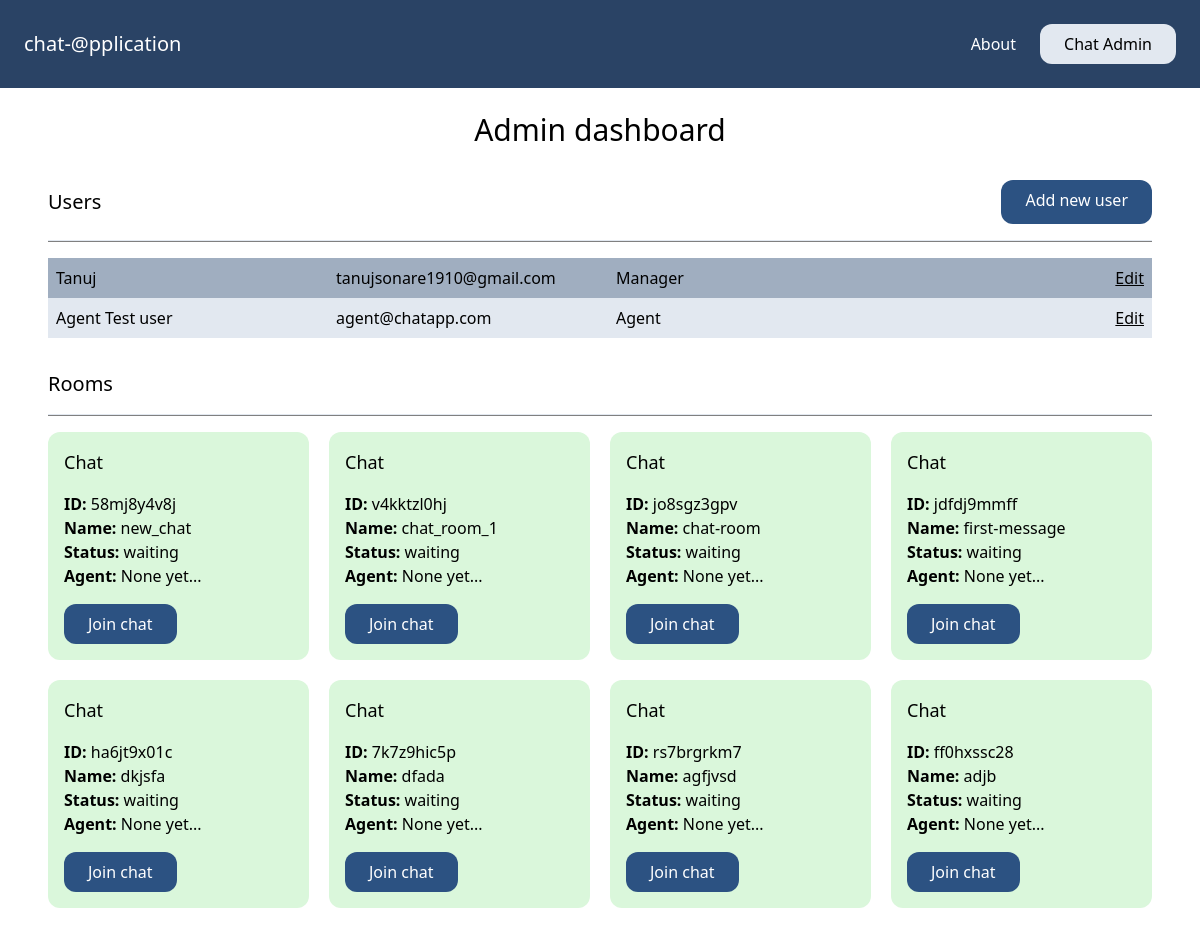
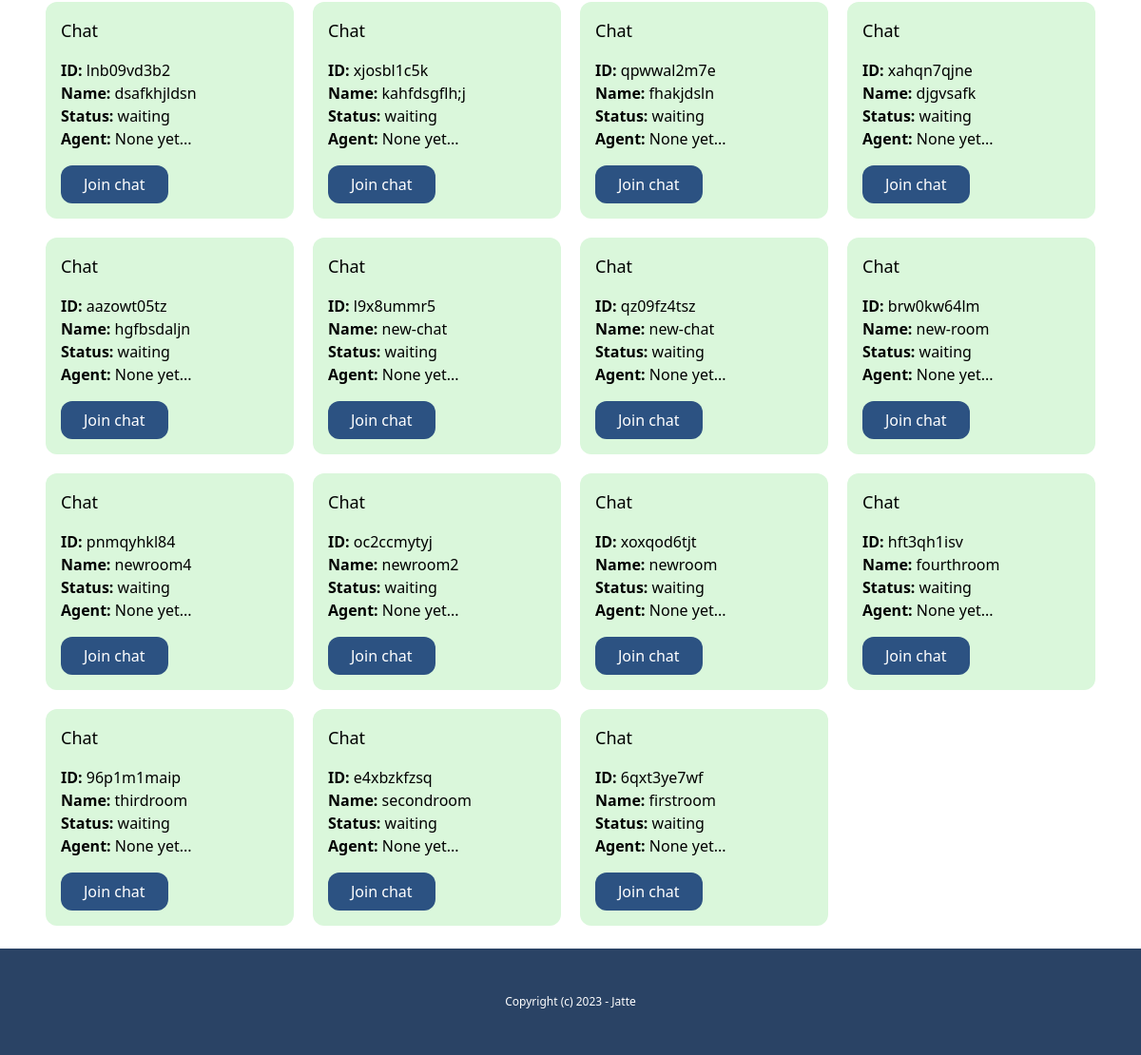
The page /admin-dashboard (signed in) on the database as committed earlier (2 pictures, top to bottom).
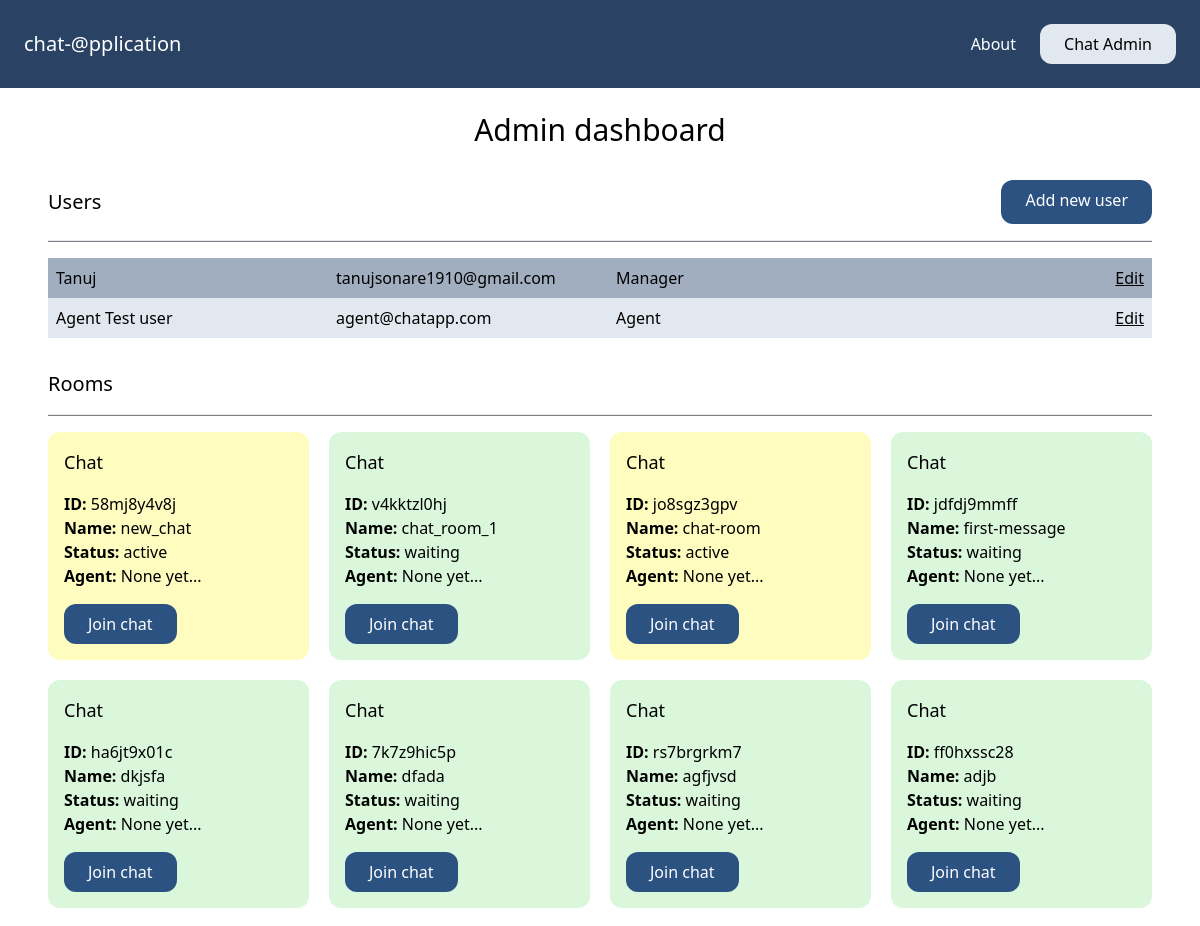
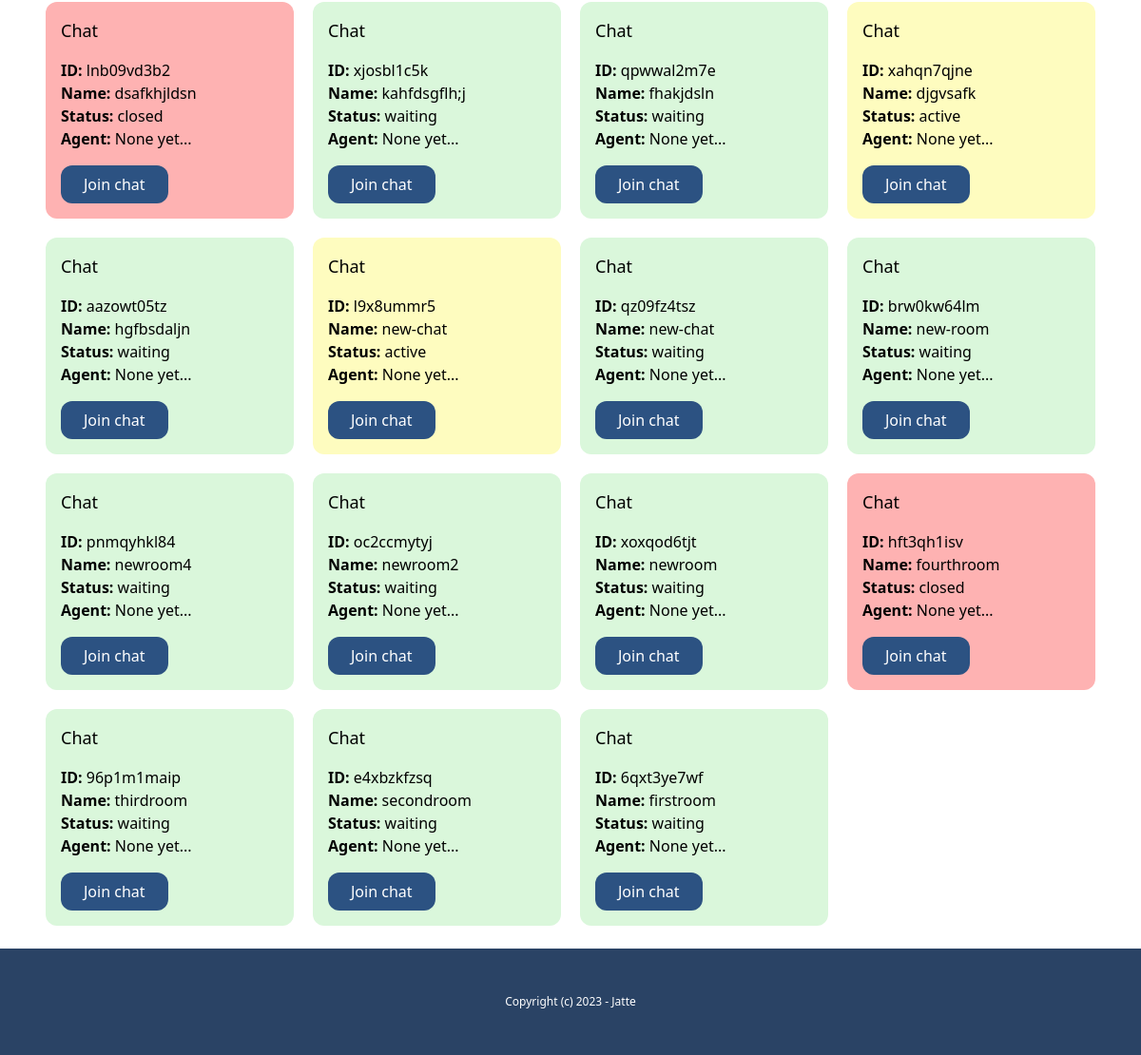
The same page on the database as committed later (2 pictures, top to bottom).
### account/models.py (models this page shows)
class User(AbstractBaseUser, PermissionsMixin):
    AGENT = 'agent'
    MANAGER = 'manager'
    ROLES_CHOICES = (
        (AGENT, 'Agent'),
        (MANAGER, 'Manager'),
    )
    id = models.UUIDField(primary_key=True, default=uuid.uuid4, editable=False)
    email = models.EmailField(unique=True)
    name = models.CharField(max_length=255, blank=True, default='')
    role = models.CharField(max_length=20, choices=ROLES_CHOICES, default=AGENT)
    is_active = models.BooleanField(default=True)
    is_superuser = models.BooleanField(default=False)
    is_staff = models.BooleanField(default=False)
    date_joined = models.DateTimeField(default=timezone.now)
    last_login = models.DateTimeField(blank=True, null=True)
    objects = CustomUserManager()
    USERNAME_FIELD = 'email'
    EMAIL_FIELD = 'email'
    REQUIRED_FIELDS = ['name']

### chat/models.py (models this page shows, shortened)
class Room(models.Model):
    WAITING = "waiting"
    ACTIVE = "active"
    CLOSED = "closed"
    CHOICES_STATUS = (
        (WAITING, "waiting"),
        (ACTIVE, "active"),
        (CLOSED, "closed"),
    )
    uuid = models.CharField(max_length=255)
    client = models.CharField(max_length=255)
    agent = models.ForeignKey(User, null=True, blank=True, related_name="rooms", on_delete=models.CASCADE)
    messages = models.ManyToManyField(Message, blank=True)
    url = models.CharField(max_length=255, blank=True, null=True)
    status = models.CharField(max_length=20, choices=CHOICES_STATUS, default=WAITING)
    created_at = models.DateTimeField(auto_now_add=True)
    class Meta:
        ordering = ("-created_at",)

### chat/views.py (the view)
# urls.py: path("admin-dashboard", views.admin_dashboard, name="admin_dashboard"),
@login_required
def admin_dashboard(request):
    try:
        if request.user.groups.first().name == "Manager":
            rooms = Room.objects.all()
            staff_users = User.objects.filter(is_staff=True)
            return render(request, "chat/admin_dashboard.html",{
                "rooms": rooms,
                "staff_users": staff_users
            })
    except:
        raise PermissionDenied

### chat/templates/chat/admin_dashboard.html (shortened to what this page needs)
{% extends "core/base.html" %}
{% load static %}
{% block content %}
    <di >
        <h1 class="text-3xl text-center">Admin dashboard</h1>
        <div class="mt-8">
            <div class="flex justify-between">
                <h2 class="text-xl py-2">Users</h2>
                <a href="#" class="inline-block py-2 px-6 bg-blue-800 text-white rounded-xl">Add new user</a>
            </div>
            <hr class="my-4">
            <div class="mt-4">
                {% for user in staff_users %}
                <div class="grid grid-cols-4 gap-4 py-2 {% cycle 'bg-gray-500' 'bg-gray-300' %}">
                    <p class="px-2">{{user.name}}</p>
                    <p class="px-2">{{user.email}}</p>
                    <p class="px-2">{{user.get_role_display}}</p>
                    <p class="px-2 text-right">
                        <a href="" class="underline">Edit</a>
                    </p>
                </div>
                {% endfor %}
            </div>
        </div>
        <div class="mt-8">
            <h1 class="text-xl mt-5">Rooms</h1>
            <hr class="my-4">
            <div class="grid grid-cols-4 gap-5">
                {% for room in rooms %}
                <div class="p-4 rounded-xl {% if room.status == 'waiting' %}card-waiting{% elif room.status == 'active' %}bg-yellow-200{% else %}bg-red-300{% endif %}">
                    <h3 class="mb-4 text-lg">Chat</h3>
                    <p>
                        <b>ID: </b>{{room.uuid}} <br>
                        <b>Name: </b>{{room.client}} <br>
                        <b>Status: </b>{{room.status}} <br>
                        <b>Agent: </b>{% firstof room.agent.name 'None yet...' %} <br>
                    </p>
                    <a href="{% url 'chat:room_details' room.uuid %}" class="mt-4 inline-block py-2 px-6 bg-blue-800 text-white rounded-xl">Join chat</a>
                </div>
                {% endfor %}
            </div>
        </div>
{% endblock content %}

### core/templates/core/base.html (shortened to what this page needs)
{% load static %}
<!doctype html>
<html>
    <head>
        <link rel="stylesheet" type="text/css" href="{% static 'css/main.min.css' %}">
        <link href="https://unpkg.com/tailwindcss@1.9.6/dist/tailwind.min.css" rel="stylesheet">
    </head>
    <body>
        <nav class="p-6 bg-blue-900 text-white flex justify-between items-center navbar">
            <a href="{% url 'core:index' %}" class="text-xl">chat-@pplication</a>
            <div class="flex items-end space-x-4">
                <a href="{% url 'core:about' %}" class="p-2">About</a>
                {% if request.user.groups.all.first.name == "Manager" %}
                    <a href="{% url 'chat:admin_dashboard' %}" class="inline-block p-2 px-6 bg-gray-300 text-black rounded-xl">Chat Admin</a>
                {% endif %}
            </div>
        </nav>
        <main class="max-w-6xl mx-auto p-6 content">
            {% block content %}
            {% endblock %}
        </main>
        <footer class="py-12 px-6 bg-blue-900 text-white text-center text-xs footer">
            <p>Copyright (c) 2023 - Jatte</p>
        </footer>
    </body>
</html>

### core/templates/core/base.html (style rules this page uses)
.content { min-height: 500px; }
.card-waiting { background-color: #daf7db; }
hr { height: 1px; background-color: gray; }

Rows that differ between the two databases and show on the page:
changed Room "58mj8y4v8j": status "waiting" → "active"
changed Room "jo8sgz3gpv": status "waiting" → "active"
changed Room "lnb09vd3b2": status "waiting" → "closed"
changed Room "xahqn7qjne": status "waiting" → "active"
changed Room "l9x8ummr5": status "waiting" → "active"
changed Room "hft3qh1isv": status "waiting" → "closed"
